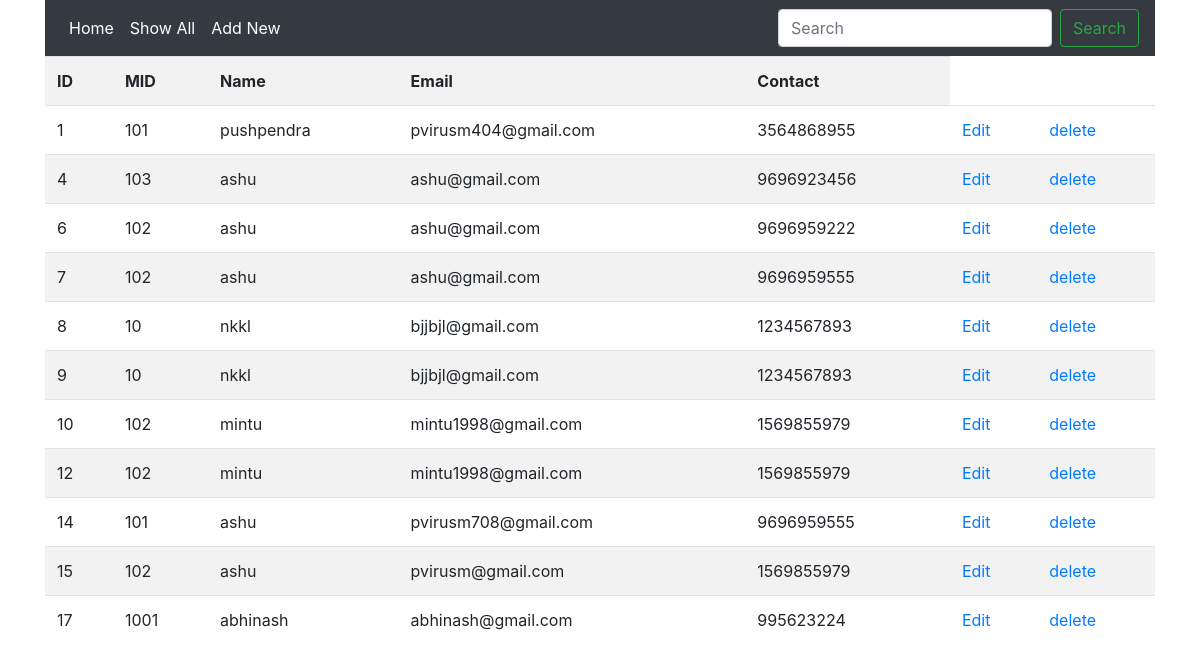
The page /show on the database its author committed.
### WebApp/models.py (models this page shows)
class Employee(models.Model):
    eid = models.CharField(max_length=20)
    ename = models.CharField(max_length=50)
    eemail = models.EmailField()
    econtact = models.CharField(max_length=20)

### WebApp/views.py (the view)
# urls.py: path('show', views.show),
def show(request):
    employee = Employee.objects.all
    return render(request, 'Myapp/show.html', {'employee': employee})

### templates/Myapp/show.html (shortened to what this page needs)
{% extends 'Myapp/base.html' %}
{% block content %}
<table class="table table-striped">
    <tr>
        <th>ID</th>
        <th>MID</th>
        <th>Name</th>
        <th>Email</th>
        <th>Contact</th>
    </tr>
    {% for i in employee %}
    <tr>
        <td>{{i.id}}</td>
        <td>{{i.eid}}</td>
        <td>{{i.ename}}</td>
        <td>{{i.eemail}}</td>
        <td>{{i.econtact}}</td>
        <td><a href="/edit/{{ i.id }}">Edit</a></td>
        <td><a href="/delete/{{ i.id }}">delete</a></td>
    </tr>
    {% endfor %}
</table>
{% endblock %}

### templates/Myapp/base.html (shortened to what this page needs)
<!doctype html>
<html lang="en">
  <head>
    <link rel="stylesheet" href="https://stackpath.bootstrapcdn.com/bootstrap/4.4.1/css/bootstrap.min.css">
  </head>
  <body>
  <div class="container">
    <nav class="navbar navbar-expand-md bg-dark navbar-dark">
       <div class="collapse navbar-collapse" id="collapsibleNavbar">
         <ul class="navbar-nav mr-auto">
           <li class="nav-item active">
             <a class="nav-link" href="/">Home</a>
             </li>
           <li class="nav-item active"><a class="nav-link" href="/show">Show All</a></li>
           <li class="nav-item active"><a class="nav-link" href="/load_form">Add New</a></li>
         </ul>
         <form method="POST" action="search" class="form-inline my-2 my-lg-0">
           <input name="name" class="form-control mr-sm-2" type="search" placeholder="Search" aria-label="Search">
           <button class="btn btn-outline-success my-2 my-sm-0" type="submit">
             Search</button>
         </form>
       </div>
     </nav>
{% block content %}
{% endblock %}
</div>
  </body>
</html>

### rows shown on the page
Employee: id "1", eid "101", ename "pushpendra", eemail "pvirusm404@gmail.com", econtact "3564868955"
Employee: id "4", eid "103", ename "ashu", eemail "ashu@gmail.com", econtact "9696923456"
Employee: id "6", eid "102", ename "ashu", eemail "ashu@gmail.com", econtact "9696959222"
Employee: id "7", eid "102", ename "ashu", eemail "ashu@gmail.com", econtact "9696959555"
Employee: id "8", eid "10", ename "nkkl", eemail "bjjbjl@gmail.com", econtact "1234567893"
Employee: id "9", eid "10", ename "nkkl", eemail "bjjbjl@gmail.com", econtact "1234567893"
Employee: id "10", eid "102", ename "mintu", eemail "mintu1998@gmail.com", econtact "1569855979"
Employee: id "12", eid "102", ename "mintu", eemail "mintu1998@gmail.com", econtact "1569855979"
Employee: id "14", eid "101", ename "ashu", eemail "pvirusm708@gmail.com", econtact "9696959555"
Employee: id "15", eid "102", ename "ashu", eemail "pvirusm@gmail.com", econtact "1569855979"
Employee: id "17", eid "1001", ename "abhinash", eemail "abhinash@gmail.com", econtact "995623224"
